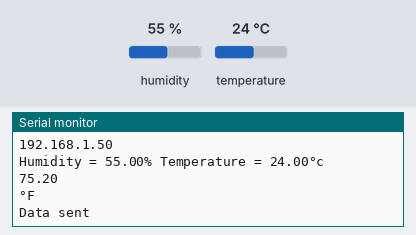
The sketch below on a simulated ESP32. Shown: the last lines printed to the serial monitor. The inputs (shaded band) are chosen by the test bench; at power-on: humidity 55 %, temperature 24 °C. WiFi joins after 1.5 s; servers stay silent unless stated; web services answer with replies made up by the test bench.

Above: at 3.7 s.
3.8 s: humidity set to 22 %
At 11.21 s:
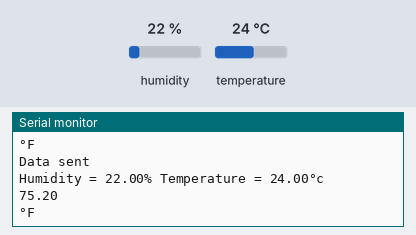
11.9 s: temperature set to 12 °C
At 19.8 s:
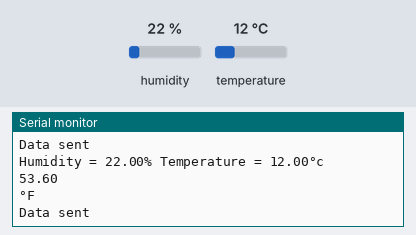
20.0 s: humidity set to 40 %
At 27.05 s:
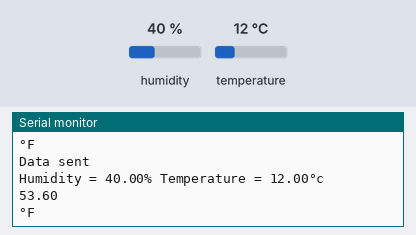
Timing chart, 0 to 28.6 s (numbered marks = the images above; inputs shaded):
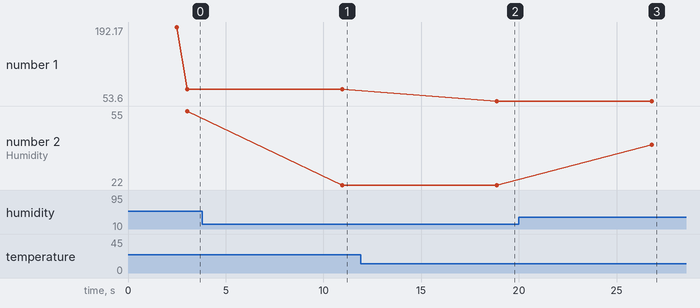

Measured:
- after the input at 3.8 s, the serial monitor: prints a new line after 7.1 s (image 1)
- after the input at 11.9 s, the serial monitor: prints a new line after 7.0 s (image 2)
- after the input at 20.0 s, the serial monitor: prints a new line after 6.8 s (image 3)
- plotted number 1: 75.2 → 53.6 after the input at 11.9 s
- plotted number 2: 55 → 22 after the input at 3.8 s, 22 → 40 after the input at 20.0 s

The sketch:

sketch_jul12a_Server_Humidity_Temp.ino
```cpp
//Send data from Humidity sensor to Server
#include <WiFi.h>

#include <HTTPClient.h>

#include<DHT.h>// DHT11
#define Dpin 23
#define Dtype DHT11

DHT dht(Dpin, Dtype);

float  temp_data;
float  humi_data;
WiFiClient client;

String thingSpeakAddress= "http://api.thingspeak.com/update?";
String writeAPIKey;
String tsfield1Name;
String request_string;

HTTPClient http;

void setup()
{
  temp_data = 0;
humi_data = 0;
Serial.begin(9600);
dht.begin();
  WiFi.disconnect();
  delay(1000);
   WiFi.begin("dlink","");
  Serial.println("Connecting to dlink");
  while ((!(WiFi.status() == WL_CONNECTED))){
    delay(300);
    Serial.println(".");

  }
  Serial.println("Connected");
  Serial.println((WiFi.localIP().toString()));

}

float t, h,f;
void loop() {
   delay(500);
  // put your main code here, to run repeatedly:
  h = dht.readHumidity();
  t = dht.readTemperature();
  f = dht.readTemperature(true);
  if(isnan(t)||isnan(h)||isnan(f)){
    //isnan->is not a num
    Serial.println("Check the Connection of DHT11.");
    return;
  }
  Serial.print(F("Humidity = "));
  Serial.print(h);
  Serial.print("% ");

  Serial.print(F("Temperature = "));
  Serial.print(t);
  Serial.println(F("°c "));
  Serial.println(f);
  Serial.println(F("°F "));

temp_data = t;
humi_data = h;

    if (client.connect("api.thingspeak.com",80)) {
      request_string = thingSpeakAddress;
      request_string += "key=";
      request_string += "HKVG1UDWZTTVNHKY";
      request_string += "&";
      request_string += "field2";
      request_string += "=";
      request_string += temp_data;
      request_string += "&";
      request_string += "field3";
      request_string += "=";
      request_string += humi_data;
      http.begin(request_string);
      http.GET();
      http.end();
      Serial.println("Data sent");

    }
    delay(7000);

}
```
